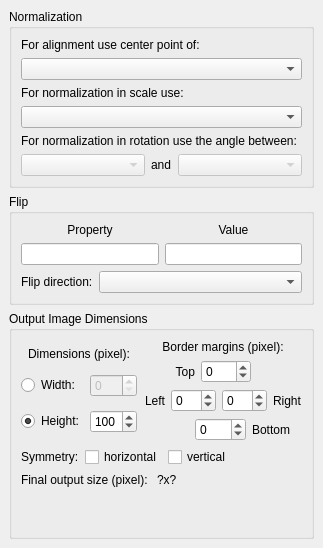
      <widget class="QWidget" name="tab_2" >
       <attribute name="title" >
        <string>&amp;Alignment/Normalization</string>
       </attribute>
       <layout class="QVBoxLayout" >
        <property name="spacing" >
         <number>6</number>
        </property>
        <property name="leftMargin" >
         <number>9</number>
        </property>
        <property name="topMargin" >
         <number>9</number>
        </property>
        <property name="rightMargin" >
         <number>9</number>
        </property>
        <property name="bottomMargin" >
         <number>9</number>
        </property>
        <item>
         <widget class="QGroupBox" name="groupBox_4" >
          <property name="title" >
           <string>Normalization</string>
          </property>
          <layout class="QVBoxLayout" >
           <property name="spacing" >
            <number>6</number>
           </property>
           <property name="leftMargin" >
            <number>9</number>
           </property>
           <property name="topMargin" >
            <number>9</number>
           </property>
           <property name="rightMargin" >
            <number>9</number>
           </property>
           <property name="bottomMargin" >
            <number>9</number>
           </property>
           <item>
            <widget class="QLabel" name="label_9" >
             <property name="sizePolicy" >
              <sizepolicy vsizetype="Preferred" hsizetype="Fixed" >
               <horstretch>0</horstretch>
               <verstretch>0</verstretch>
              </sizepolicy>
             </property>
             <property name="text" >
              <string>For alignment use center point of:</string>
             </property>
             <property name="buddy" >
              <cstring>scaleNormComboBox</cstring>
             </property>
            </widget>
           </item>
           <item>
            <widget class="QComboBox" name="centerComboBox" >
             <property name="sizePolicy" >
              <sizepolicy vsizetype="Fixed" hsizetype="Preferred" >
               <horstretch>0</horstretch>
               <verstretch>0</verstretch>
              </sizepolicy>
             </property>
            </widget>
           </item>
           <item>
            <widget class="QLabel" name="label_11" >
             <property name="sizePolicy" >
              <sizepolicy vsizetype="Preferred" hsizetype="Fixed" >
               <horstretch>0</horstretch>
               <verstretch>0</verstretch>
              </sizepolicy>
             </property>
             <property name="text" >
              <string>For normalization in scale use:</string>
             </property>
             <property name="buddy" >
              <cstring>scaleNormComboBox</cstring>
             </property>
            </widget>
           </item>
           <item>
            <widget class="QComboBox" name="scaleNormComboBox" >
             <property name="sizePolicy" >
              <sizepolicy vsizetype="Preferred" hsizetype="MinimumExpanding" >
               <horstretch>0</horstretch>
               <verstretch>0</verstretch>
              </sizepolicy>
             </property>
            </widget>
           </item>
           <item>
            <widget class="QLabel" name="label_19" >
             <property name="sizePolicy" >
              <sizepolicy vsizetype="Preferred" hsizetype="Fixed" >
               <horstretch>0</horstretch>
               <verstretch>0</verstretch>
              </sizepolicy>
             </property>
             <property name="text" >
              <string>For normalization in rotation use the angle between:</string>
             </property>
             <property name="buddy" >
              <cstring>scaleNormComboBox</cstring>
             </property>
            </widget>
           </item>
           <item>
            <layout class="QHBoxLayout" >
             <property name="spacing" >
              <number>6</number>
             </property>
             <property name="leftMargin" >
              <number>0</number>
             </property>
             <property name="topMargin" >
              <number>0</number>
             </property>
             <property name="rightMargin" >
              <number>0</number>
             </property>
             <property name="bottomMargin" >
              <number>0</number>
             </property>
             <item>
              <widget class="QComboBox" name="rotationNormComboBox1" >
               <property name="enabled" >
                <bool>false</bool>
               </property>
               <property name="sizePolicy" >
                <sizepolicy vsizetype="Preferred" hsizetype="MinimumExpanding" >
                 <horstretch>0</horstretch>
                 <verstretch>0</verstretch>
                </sizepolicy>
               </property>
              </widget>
             </item>
             <item>
              <widget class="QLabel" name="label_20" >
               <property name="sizePolicy" >
                <sizepolicy vsizetype="Preferred" hsizetype="Fixed" >
                 <horstretch>0</horstretch>
                 <verstretch>0</verstretch>
                </sizepolicy>
               </property>
               <property name="text" >
                <string>and</string>
               </property>
               <property name="buddy" >
                <cstring>scaleNormComboBox</cstring>
               </property>
              </widget>
             </item>
             <item>
              <widget class="QComboBox" name="rotationNormComboBox2" >
               <property name="enabled" >
                <bool>false</bool>
               </property>
               <property name="sizePolicy" >
                <sizepolicy vsizetype="Preferred" hsizetype="MinimumExpanding" >
                 <horstretch>0</horstretch>
                 <verstretch>0</verstretch>
                </sizepolicy>
               </property>
              </widget>
             </item>
            </layout>
           </item>
          </layout>
         </widget>
        </item>
        <item>
         <widget class="QGroupBox" name="groupBox_6" >
          <property name="title" >
           <string>Flip</string>
          </property>
          <layout class="QVBoxLayout" >
           <property name="spacing" >
            <number>6</number>
           </property>
           <property name="leftMargin" >
            <number>9</number>
           </property>
           <property name="topMargin" >
            <number>9</number>
           </property>
           <property name="rightMargin" >
            <number>9</number>
           </property>
           <property name="bottomMargin" >
            <number>9</number>
           </property>
           <item>
            <layout class="QGridLayout" >
             <property name="leftMargin" >
              <number>0</number>
             </property>
             <property name="topMargin" >
              <number>0</number>
             </property>
             <property name="rightMargin" >
              <number>0</number>
             </property>
             <property name="bottomMargin" >
              <number>0</number>
             </property>
             <property name="horizontalSpacing" >
              <number>6</number>
             </property>
             <property name="verticalSpacing" >
              <number>6</number>
             </property>
             <item row="0" column="0" >
              <widget class="QLabel" name="label_2" >
               <property name="text" >
                <string>Property</string>
               </property>
               <property name="alignment" >
                <set>Qt::AlignCenter</set>
               </property>
              </widget>
             </item>
             <item row="1" column="1" >
              <widget class="QLineEdit" name="flipValueLineEdit" >
               <property name="sizePolicy" >
                <sizepolicy vsizetype="Fixed" hsizetype="Preferred" >
                 <horstretch>0</horstretch>
                 <verstretch>0</verstretch>
                </sizepolicy>
               </property>
              </widget>
             </item>
             <item row="0" column="1" >
              <widget class="QLabel" name="label_18" >
               <property name="text" >
                <string>Value</string>
               </property>
               <property name="alignment" >
                <set>Qt::AlignCenter</set>
               </property>
              </widget>
             </item>
             <item row="1" column="0" >
              <widget class="QLineEdit" name="flipPropertyLineEdit" >
               <property name="sizePolicy" >
                <sizepolicy vsizetype="Fixed" hsizetype="Preferred" >
                 <horstretch>0</horstretch>
                 <verstretch>0</verstretch>
                </sizepolicy>
               </property>
              </widget>
             </item>
            </layout>
           </item>
           <item>
            <layout class="QHBoxLayout" >
             <property name="spacing" >
              <number>6</number>
             </property>
             <property name="leftMargin" >
              <number>0</number>
             </property>
             <property name="topMargin" >
              <number>0</number>
             </property>
             <property name="rightMargin" >
              <number>0</number>
             </property>
             <property name="bottomMargin" >
              <number>0</number>
             </property>
             <item>
              <widget class="QLabel" name="label_12" >
               <property name="sizePolicy" >
                <sizepolicy vsizetype="Preferred" hsizetype="Fixed" >
                 <horstretch>0</horstretch>
                 <verstretch>0</verstretch>
                </sizepolicy>
               </property>
               <property name="text" >
                <string>Flip direction:</string>
               </property>
              </widget>
             </item>
             <item>
              <widget class="QComboBox" name="flipDirectionComboBox" >
               <property name="enabled" >
                <bool>true</bool>
               </property>
              </widget>
             </item>
            </layout>
           </item>
          </layout>
         </widget>
        </item>
        <item>
         <widget class="QGroupBox" name="groupBox_2" >
          <property name="title" >
           <string>Output Image Dimensions</string>
          </property>
          <layout class="QVBoxLayout" >
           <property name="spacing" >
            <number>6</number>
           </property>
           <property name="leftMargin" >
            <number>9</number>
           </property>
           <property name="topMargin" >
            <number>9</number>
           </property>
           <property name="rightMargin" >
            <number>9</number>
           </property>
           <property name="bottomMargin" >
            <number>9</number>
           </property>
           <item>
            <layout class="QHBoxLayout" >
             <property name="spacing" >
              <number>6</number>
             </property>
             <property name="leftMargin" >
              <number>0</number>
             </property>
             <property name="topMargin" >
              <number>0</number>
             </property>
             <property name="rightMargin" >
              <number>0</number>
             </property>
             <property name="bottomMargin" >
              <number>0</number>
             </property>
             <item>
              <layout class="QGridLayout" >
               <property name="leftMargin" >
                <number>0</number>
               </property>
               <property name="topMargin" >
                <number>0</number>
               </property>
               <property name="rightMargin" >
                <number>0</number>
               </property>
               <property name="bottomMargin" >
                <number>0</number>
               </property>
               <property name="horizontalSpacing" >
                <number>6</number>
               </property>
               <property name="verticalSpacing" >
                <number>6</number>
               </property>
               <item row="2" column="0" >
                <widget class="QRadioButton" name="heightRadioButton" >
                 <property name="text" >
                  <string>Height:</string>
                 </property>
                 <property name="checked" >
                  <bool>true</bool>
                 </property>
                </widget>
               </item>
               <item row="1" column="0" >
                <widget class="QRadioButton" name="widthRadioButton" >
                 <property name="text" >
                  <string>Width:</string>
                 </property>
                </widget>
               </item>
               <item row="0" column="0" colspan="2" >
                <widget class="QLabel" name="label" >
                 <property name="sizePolicy" >
                  <sizepolicy vsizetype="Fixed" hsizetype="MinimumExpanding" >
                   <horstretch>0</horstretch>
                   <verstretch>0</verstretch>
                  </sizepolicy>
                 </property>
                 <property name="text" >
                  <string>Dimensions (pixel):</string>
                 </property>
                 <property name="alignment" >
                  <set>Qt::AlignCenter</set>
                 </property>
                 <property name="buddy" >
                  <cstring></cstring>
                 </property>
                </widget>
               </item>
               <item row="2" column="1" >
                <widget class="QSpinBox" name="heightSpinBox" >
                 <property name="maximum" >
                  <number>999</number>
                 </property>
                 <property name="singleStep" >
                  <number>10</number>
                 </property>
                 <property name="value" >
                  <number>100</number>
                 </property>
                </widget>
               </item>
               <item row="1" column="1" >
                <widget class="QSpinBox" name="widthSpinBox" >
                 <property name="enabled" >
                  <bool>false</bool>
                 </property>
                 <property name="maximum" >
                  <number>999</number>
                 </property>
                 <property name="singleStep" >
                  <number>10</number>
                 </property>
                 <property name="value" >
                  <number>0</number>
                 </property>
                </widget>
               </item>
              </layout>
             </item>
             <item>
              <spacer>
               <property name="orientation" >
                <enum>Qt::Horizontal</enum>
               </property>
               <property name="sizeType" >
                <enum>QSizePolicy::MinimumExpanding</enum>
               </property>
               <property name="sizeHint" >
                <size>
                 <width>1</width>
                 <height>20</height>
                </size>
               </property>
              </spacer>
             </item>
             <item>
              <layout class="QVBoxLayout" >
               <property name="spacing" >
                <number>6</number>
               </property>
               <property name="leftMargin" >
                <number>0</number>
               </property>
               <property name="topMargin" >
                <number>0</number>
               </property>
               <property name="rightMargin" >
                <number>0</number>
               </property>
               <property name="bottomMargin" >
                <number>0</number>
               </property>
               <item>
                <widget class="QLabel" name="label_4" >
                 <property name="sizePolicy" >
                  <sizepolicy vsizetype="Fixed" hsizetype="Preferred" >
                   <horstretch>0</horstretch>
                   <verstretch>0</verstretch>
                  </sizepolicy>
                 </property>
                 <property name="text" >
                  <string>Border margins (pixel):</string>
                 </property>
                 <property name="alignment" >
                  <set>Qt::AlignCenter</set>
                 </property>
                </widget>
               </item>
               <item>
                <layout class="QHBoxLayout" >
                 <property name="spacing" >
                  <number>6</number>
                 </property>
                 <property name="leftMargin" >
                  <number>0</number>
                 </property>
                 <property name="topMargin" >
                  <number>0</number>
                 </property>
                 <property name="rightMargin" >
                  <number>0</number>
                 </property>
                 <property name="bottomMargin" >
                  <number>0</number>
                 </property>
                 <item>
                  <widget class="QLabel" name="label_7" >
                   <property name="sizePolicy" >
                    <sizepolicy vsizetype="Preferred" hsizetype="Preferred" >
                     <horstretch>0</horstretch>
                     <verstretch>0</verstretch>
                    </sizepolicy>
                   </property>
                   <property name="text" >
                    <string>Top</string>
                   </property>
                   <property name="alignment" >
                    <set>Qt::AlignRight|Qt::AlignTrailing|Qt::AlignVCenter</set>
                   </property>
                   <property name="buddy" >
                    <cstring>topBorderSpinBox</cstring>
                   </property>
                  </widget>
                 </item>
                 <item>
                  <widget class="QSpinBox" name="topBorderSpinBox" >
                   <property name="minimum" >
                    <number>-99</number>
                   </property>
                  </widget>
                 </item>
                 <item>
                  <spacer>
                   <property name="orientation" >
                    <enum>Qt::Horizontal</enum>
                   </property>
                   <property name="sizeType" >
                    <enum>QSizePolicy::Preferred</enum>
                   </property>
                   <property name="sizeHint" >
                    <size>
                     <width>51</width>
                     <height>23</height>
                    </size>
                   </property>
                  </spacer>
                 </item>
                </layout>
               </item>
               <item>
                <layout class="QHBoxLayout" >
                 <property name="spacing" >
                  <number>6</number>
                 </property>
                 <property name="leftMargin" >
                  <number>0</number>
                 </property>
                 <property name="topMargin" >
                  <number>0</number>
                 </property>
                 <property name="rightMargin" >
                  <number>0</number>
                 </property>
                 <property name="bottomMargin" >
                  <number>0</number>
                 </property>
                 <item>
                  <widget class="QLabel" name="label_5" >
                   <property name="sizePolicy" >
                    <sizepolicy vsizetype="Preferred" hsizetype="Preferred" >
                     <horstretch>0</horstretch>
                     <verstretch>0</verstretch>
                    </sizepolicy>
                   </property>
                   <property name="text" >
                    <string>Left</string>
                   </property>
                   <property name="alignment" >
                    <set>Qt::AlignRight|Qt::AlignTrailing|Qt::AlignVCenter</set>
                   </property>
                   <property name="buddy" >
                    <cstring>leftBorderSpinBox</cstring>
                   </property>
                  </widget>
                 </item>
                 <item>
                  <widget class="QSpinBox" name="leftBorderSpinBox" >
                   <property name="minimum" >
                    <number>-99</number>
                   </property>
                  </widget>
                 </item>
                 <item>
                  <widget class="QSpinBox" name="rightBorderSpinBox" >
                   <property name="minimum" >
                    <number>-99</number>
                   </property>
                  </widget>
                 </item>
                 <item>
                  <widget class="QLabel" name="label_6" >
                   <property name="sizePolicy" >
                    <sizepolicy vsizetype="Preferred" hsizetype="Preferred" >
                     <horstretch>0</horstretch>
                     <verstretch>0</verstretch>
                    </sizepolicy>
                   </property>
                   <property name="text" >
                    <string>Right</string>
                   </property>
                   <property name="buddy" >
                    <cstring>rightBorderSpinBox</cstring>
                   </property>
                  </widget>
                 </item>
                </layout>
               </item>
               <item>
                <layout class="QHBoxLayout" >
                 <property name="spacing" >
                  <number>6</number>
                 </property>
                 <property name="leftMargin" >
                  <number>0</number>
                 </property>
                 <property name="topMargin" >
                  <number>0</number>
                 </property>
                 <property name="rightMargin" >
                  <number>0</number>
                 </property>
                 <property name="bottomMargin" >
                  <number>0</number>
                 </property>
                 <item>
                  <spacer>
                   <property name="orientation" >
                    <enum>Qt::Horizontal</enum>
                   </property>
                   <property name="sizeType" >
                    <enum>QSizePolicy::Preferred</enum>
                   </property>
                   <property name="sizeHint" >
                    <size>
                     <width>51</width>
                     <height>23</height>
                    </size>
                   </property>
                  </spacer>
                 </item>
                 <item>
                  <widget class="QSpinBox" name="bottomBorderSpinBox" >
                   <property name="minimum" >
                    <number>-99</number>
                   </property>
                  </widget>
                 </item>
                 <item>
                  <widget class="QLabel" name="label_8" >
                   <property name="sizePolicy" >
                    <sizepolicy vsizetype="Preferred" hsizetype="Preferred" >
                     <horstretch>0</horstretch>
                     <verstretch>0</verstretch>
                    </sizepolicy>
                   </property>
                   <property name="text" >
                    <string>Bottom</string>
                   </property>
                   <property name="alignment" >
                    <set>Qt::AlignLeading|Qt::AlignLeft|Qt::AlignVCenter</set>
                   </property>
                   <property name="buddy" >
                    <cstring>bottomBorderSpinBox</cstring>
                   </property>
                  </widget>
                 </item>
                </layout>
               </item>
              </layout>
             </item>
            </layout>
           </item>
           <item>
            <layout class="QHBoxLayout" >
             <property name="spacing" >
              <number>6</number>
             </property>
             <property name="leftMargin" >
              <number>0</number>
             </property>
             <property name="topMargin" >
              <number>0</number>
             </property>
             <property name="rightMargin" >
              <number>0</number>
             </property>
             <property name="bottomMargin" >
              <number>0</number>
             </property>
             <item>
              <widget class="QLabel" name="label_32" >
               <property name="text" >
                <string>Symmetry:</string>
               </property>
              </widget>
             </item>
             <item>
              <widget class="QCheckBox" name="hSymmetryCheckBox" >
               <property name="text" >
                <string>horizontal</string>
               </property>
              </widget>
             </item>
             <item>
              <widget class="QCheckBox" name="vSymmetryCheckBox" >
               <property name="text" >
                <string>vertical</string>
               </property>
              </widget>
             </item>
             <item>
              <spacer>
               <property name="orientation" >
                <enum>Qt::Horizontal</enum>
               </property>
               <property name="sizeHint" >
                <size>
                 <width>40</width>
                 <height>20</height>
                </size>
               </property>
              </spacer>
             </item>
            </layout>
           </item>
           <item>
            <layout class="QHBoxLayout" >
             <property name="spacing" >
              <number>6</number>
             </property>
             <property name="leftMargin" >
              <number>0</number>
             </property>
             <property name="topMargin" >
              <number>0</number>
             </property>
             <property name="rightMargin" >
              <number>0</number>
             </property>
             <property name="bottomMargin" >
              <number>0</number>
             </property>
             <item>
              <widget class="QLabel" name="label_13" >
               <property name="sizePolicy" >
                <sizepolicy vsizetype="Fixed" hsizetype="Preferred" >
                 <horstretch>0</horstretch>
                 <verstretch>0</verstretch>
                </sizepolicy>
               </property>
               <property name="text" >
                <string>Final output size (pixel): </string>
               </property>
               <property name="alignment" >
                <set>Qt::AlignLeading|Qt::AlignLeft|Qt::AlignVCenter</set>
               </property>
               <property name="buddy" >
                <cstring></cstring>
               </property>
              </widget>
             </item>
             <item>
              <widget class="QLabel" name="outputSizeLabel" >
               <property name="sizePolicy" >
                <sizepolicy vsizetype="Fixed" hsizetype="Expanding" >
                 <horstretch>0</horstretch>
                 <verstretch>0</verstretch>
                </sizepolicy>
               </property>
               <property name="text" >
                <string>?x?</string>
               </property>
               <property name="alignment" >
                <set>Qt::AlignLeading|Qt::AlignLeft|Qt::AlignVCenter</set>
               </property>
               <property name="buddy" >
                <cstring></cstring>
               </property>
              </widget>
             </item>
            </layout>
           </item>
           <item>
            <spacer>
             <property name="orientation" >
              <enum>Qt::Vertical</enum>
             </property>
             <property name="sizeHint" >
              <size>
               <width>20</width>
               <height>40</height>
              </size>
             </property>
            </spacer>
           </item>
          </layout>
         </widget>
        </item>
       </layout>
      </widget>
